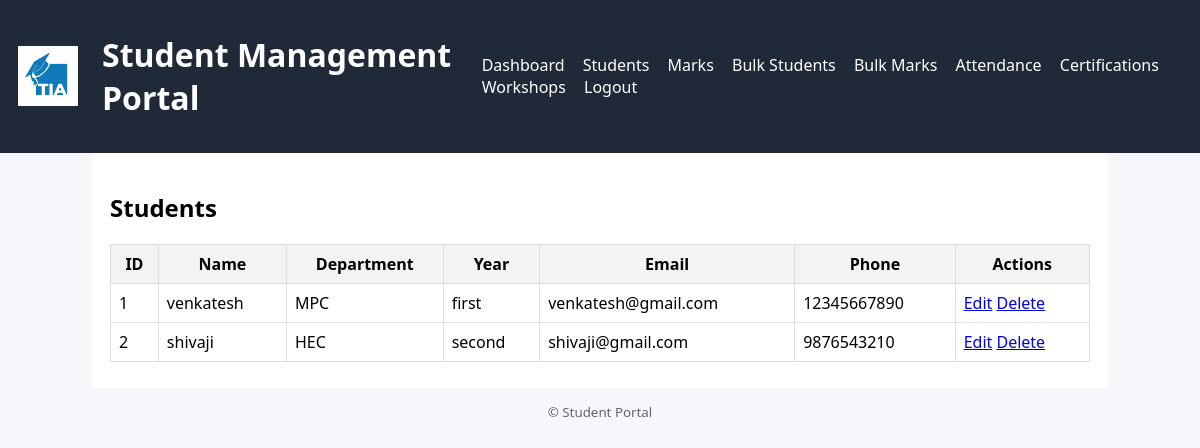
The app's page /students/ (signed in) with its own data.
### portal_app/models.py (models this page shows, shortened)
class Student(models.Model):
    student_id = models.CharField(max_length=20, unique=True)
    name = models.CharField(max_length=100)
    year = models.CharField(max_length=10)   # Required field
    department = models.CharField(max_length=50, null=True, blank=True)
    email = models.EmailField(null=True, blank=True)
    phone = models.CharField(max_length=15, null=True, blank=True)

### portal_app/views.py (the view)
# urls.py: path('students/', views.student_list, name='student_list'),
@login_required
@user_passes_test(is_staff)
def student_list(request):
    students = Student.objects.all()
    return render(request, 'portal_app/students.html', {'students': students})

### portal_app/views.py (called while the page is built)
def is_staff(user): return user.is_authenticated and user.is_staff

### portal_app/templates/portal_app/students.html
{% extends "portal_app/base.html" %}
{% block content %}
<h2>Students</h2>
<table>
  <thead>
    <tr>
      <th>ID</th><th>Name</th><th>Department</th><th>Year</th><th>Email</th><th>Phone</th><th>Actions</th>
    </tr>
  </thead>
  <tbody>
    {% for student in students %}
    <tr>
      <td>{{ student.student_id }}</td>
      <td>{{ student.name }}</td>
      <td>{{ student.department }}</td>
      <td>{{ student.year }}</td>
      <td>{{ student.email }}</td>
      <td>{{ student.phone }}</td>
      <td>
        <a href="{% url 'portal_app:edit_student' student.pk %}">Edit</a>
        <a href="{% url 'portal_app:delete_student' student.pk %}">Delete</a>
      </td>
    </tr>
    {% empty %}
    <tr><td colspan="7">No students found.</td></tr>
    {% endfor %}
  </tbody>
</table>
{% endblock %}

### portal_app/templates/portal_app/base.html (shortened to what this page needs)
{% load static %}
<!DOCTYPE html>
<html>
<head>
  <link rel="stylesheet" href="{% static 'portal_app/style.css' %}">
</head>
<body>
<header>
  <a href="{% url 'portal_app:home' %}">
    <img src="{% static 'portal_app/img.png' %}" alt="Logo" style="height:60px;vertical-align:middle;">
  </a>
  <h1 style="display:inline; margin-left:10px;">
    <a href="{% url 'portal_app:home' %}">Student Management Portal</a>
  </h1>
  <nav>
    {% if user.is_authenticated and user.is_staff %}
      <a href="{% url 'portal_app:admin_dashboard' %}">Dashboard</a>
      <a href="{% url 'portal_app:student_list' %}">Students</a>
      <a href="{% url 'portal_app:marks_list' %}">Marks</a>
      <a href="{% url 'portal_app:bulk_upload_students' %}">Bulk Students</a>
      <a href="{% url 'portal_app:bulk_upload_marks' %}">Bulk Marks</a>
      <a href="{% url 'portal_app:add_attendance' %}">Attendance</a>
      <a href="{% url 'portal_app:upload_certification' %}">Certifications</a>
      <a href="{% url 'portal_app:add_workshop' %}">Workshops</a>
      <a href="{% url 'portal_app:logout' %}">Logout</a>
    {% else %}
      <a href="{% url 'portal_app:login' %}">Admin Login</a>
    {% endif %}
  </nav>
</header>
<main>
  {% block content %}{% endblock %}
</main>
<footer><small>&copy; {{ now|date:"Y" }} Student Portal</small></footer>
</body>
</html>

### portal_app/static/portal_app/style.css (style rules this page uses)
body { font-family: system-ui, Arial, sans-serif; margin:0; background:#f6f7fb; }
header { background:#1f2937; color:#fff; padding:12px 18px; display:flex; justify-content:space-between; align-items:center; }
header a { color:#fff; text-decoration:none; margin-right:14px; }
main { padding:18px; max-width:980px; margin:0 auto; background:#fff; }
footer { text-align:center; padding:12px; color:#666; }
h1 a { color:#fff; text-decoration:none; }
table { width:100%; border-collapse: collapse; margin:8px 0; }
th, td { border:1px solid #ddd; padding:8px; }
th { background:#f3f3f3; }

### records on screen
Student: student_id "1", name "venkatesh", department "MPC", year "first", email "venkatesh@gmail.com", phone "12345667890"
Student: student_id "2", name "shivaji", department "HEC", year "second", email "shivaji@gmail.com", phone "9876543210"
